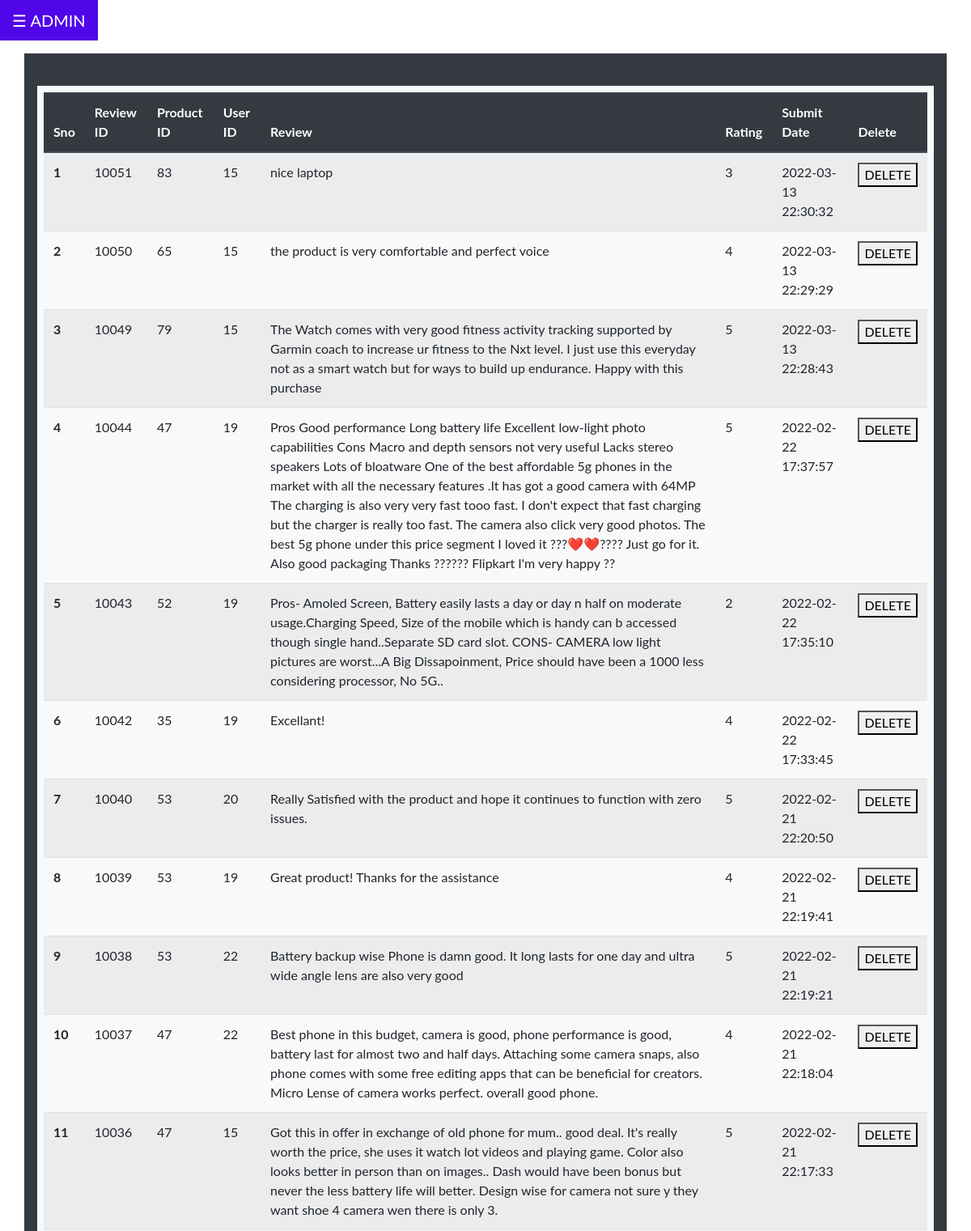
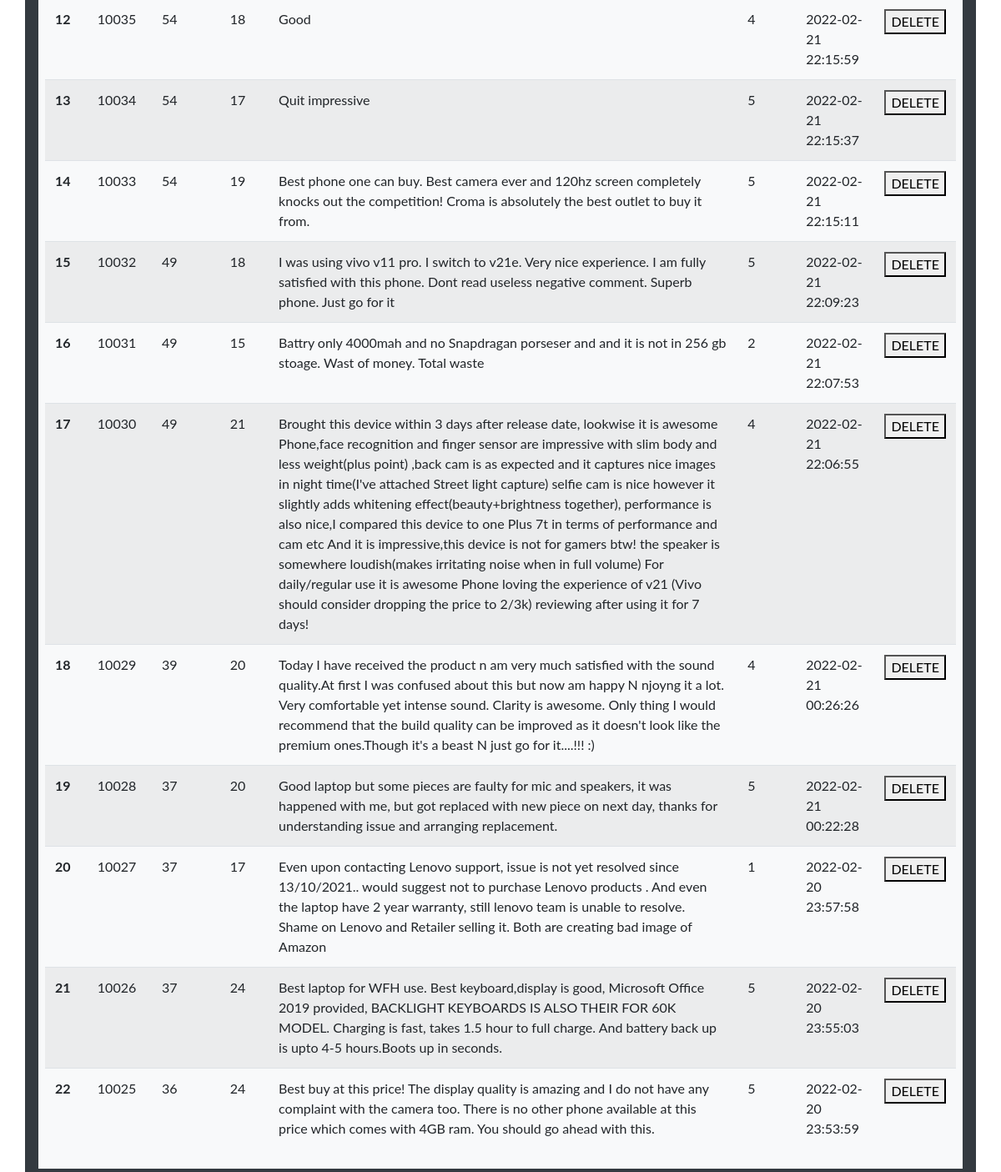
The page /admin/manage_review.php (signed in) on the database its author committed (2 pictures, top to bottom).
### tables this page shows
CREATE TABLE `reviews` (
  `review_id` int(11) NOT NULL,
  `item_id` int(11) NOT NULL,
  `userid` int(11) NOT NULL,
  `content` text NOT NULL,
  `rating` tinyint(1) NOT NULL,
  `submit_date` datetime NOT NULL DEFAULT current_timestamp()
);

### admin/manage_review.php (the view, shortened to what this page needs)
<?php include 'dashboard_home.php';
include '../partials/connection.php';
$sql = "SELECT * FROM reviews ORDER BY submit_date DESC ";
$result = $conn->query($sql);
$counter = 0;
?>
<!DOCTYPE html>
<html lang="en">
<head>
</head>
<body>
<div class="container p-2 my-4 bg-light text-white">
<form method="POST">
<table class="table table-striped">
  <thead class="thead-dark">
    <tr>
      <th scope="col">Sno</th>
      <th scope="col">Review ID</th>
      <th scope="col">Product ID</th>
      <th scope="col">User ID</th>
      <th scope="col">Review</th>
      <th scope="col">Rating</th>
      <th scope="col">Submit Date</th>
      <th scope="col">Delete</th>
    </tr>
  </thead>
  <tbody>
  <?php
                while($rows=$result->fetch_assoc())
                {
             ?>
    <tr>
      <th scope="row"><?php echo ++$counter;?></th>
      <td><?php echo $rows['review_id'];?></td>
      <td><?php echo $rows['item_id'];?></td>
      <td><?php echo $rows['userid'];?></td>
      <td><?php echo $rows['content'];?></td>
      <td><?php echo $rows['rating'];?></td>
      <td><?php echo $rows['submit_date'];?></td>
      <?php echo '<td><button type="submit" name="Delete" value="'.$rows['review_id'].'">DELETE</button></td>';?>
    </tr>
    <?php }
    ?>
  </tbody>
</table>
</div>
</body>
</html>

### admin/dashboard_home.php (style rules this page uses)
body { font-family: "Lato", sans-serif; }

### rows shown on the page
reviews: review_id "10051", item "83", userid "15", content "nice laptop", rating "3", submit_date "2022-03-13 22:30:32"
reviews: review_id "10050", item "65", userid "15", content "the product is very comfortable and perfect voice", rating "4", submit_date "2022-03-13 22:29:29"
reviews: review_id "10049", item "79", userid "15", content "The Watch comes with very good fitness activity tracking supported by Garmin coach to increase ur fitness to the Nxt level. I just use this everyday not as a smart watch but for ways to build up endurance. Happy with this purchase", rating "5", submit_date "2022-03-13 22:28:43"
reviews: review_id "10044", item "47", userid "19", content "Pros Good performance Long battery life Excellent low-light photo capabilities Cons Macro and depth sensors not very useful Lacks stereo speakers Lots of bloatware One of the best affordable 5g phones in the market with all the necessary features .It has got a good camera with 64MP The charging is also very very fast tooo fast. I don't expect that fast charging but the charger is really too fast. The camera also click very good photos. The best 5g phone under this price segment I loved it ???❤️❤️???? Just go for it. Also good packaging Thanks ?????? Flipkart I'm very happy ??", rating "5", submit_date "2022-02-22 17:37:57"
reviews: review_id "10043", item "52", userid "19", content "Pros- Amoled Screen, Battery easily lasts a day or day n half on moderate usage.Charging Speed, Size of the mobile which is handy can b accessed though single hand..Separate SD card slot. CONS- CAMERA low light pictures are worst...A Big Dissapoinment, Price should have been a 1000 less considering processor, No 5G..", rating "2", submit_date "2022-02-22 17:35:10"
reviews: review_id "10042", item "35", userid "19", content "Excellant!", rating "4", submit_date "2022-02-22 17:33:45"
reviews: review_id "10040", item "53", userid "20", content "Really Satisfied with the product and hope it continues to function with zero issues.", rating "5", submit_date "2022-02-21 22:20:50"
reviews: review_id "10039", item "53", userid "19", content "Great product! Thanks for the assistance", rating "4", submit_date "2022-02-21 22:19:41"
reviews: review_id "10038", item "53", userid "22", content "Battery backup wise Phone is damn good. It long lasts for one day and ultra wide angle lens are also very good", rating "5", submit_date "2022-02-21 22:19:21"
reviews: review_id "10037", item "47", userid "22", content "Best phone in this budget, camera is good, phone performance is good, battery last for almost two and half days. Attaching some camera snaps, also phone comes with some free editing apps that can be beneficial for creators. Micro Lense of camera works perfect. overall good phone.", rating "4", submit_date "2022-02-21 22:18:04"
reviews: review_id "10036", item "47", userid "15", content "Got this in offer in exchange of old phone for mum.. good deal. It's really worth the price, she uses it watch lot videos and playing game. Color also looks better in person than on images.. Dash would have been bonus but never the less battery life will better. Design wise for camera not sure y they want shoe 4 camera wen there is only 3.", rating "5", submit_date "2022-02-21 22:17:33"
reviews: review_id "10035", item "54", userid "18", content "Good", rating "4", submit_date "2022-02-21 22:15:59"
reviews: review_id "10034", item "54", userid "17", content "Quit impressive", rating "5", submit_date "2022-02-21 22:15:37"
reviews: review_id "10033", item "54", userid "19", content "Best phone one can buy. Best camera ever and 120hz screen completely knocks out the competition! Croma is absolutely the best outlet to buy it from.", rating "5", submit_date "2022-02-21 22:15:11"
reviews: review_id "10032", item "49", userid "18", content "I was using vivo v11 pro. I switch to v21e. Very nice experience. I am fully satisfied with this phone. Dont read useless negative comment. Superb phone. Just go for it", rating "5", submit_date "2022-02-21 22:09:23"
reviews: review_id "10031", item "49", userid "15", content "Battry only 4000mah and no Snapdragan porseser and and it is not in 256 gb stoage. Wast of money. Total waste", rating "2", submit_date "2022-02-21 22:07:53"
reviews: review_id "10030", item "49", userid "21", content "Brought this device within 3 days after release date, lookwise it is awesome Phone,face recognition and finger sensor are impressive with slim body and less weight(plus point) ,back cam is as expected and it captures nice images in night time(I've attached Street light capture) selfie cam is nice however it slightly adds whitening effect(beauty+brightness together), performance is also nice,I compared this device to one Plus 7t in terms of performance and cam etc And it is impressive,this device is not for gamers btw! the speaker is somewhere loudish(makes irritating noise when in full volume) For daily/regular use it is awesome Phone loving the experience of v21 (Vivo should consider…", rating "4", submit_date "2022-02-21 22:06:55"
reviews: review_id "10029", item "39", userid "20", content "Today I have received the product n am very much satisfied with the sound quality.At first I was confused about this but now am happy N njoyng it a lot. Very comfortable yet intense sound. Clarity is awesome. Only thing I would recommend that the build quality can be improved as it doesn't look like the premium ones.Though it's a beast N just go for it....!!! :)", rating "4", submit_date "2022-02-21 00:26:26"
reviews: review_id "10028", item "37", userid "20", content "Good laptop but some pieces are faulty for mic and speakers, it was happened with me, but got replaced with new piece on next day, thanks for understanding issue and arranging replacement.", rating "5", submit_date "2022-02-21 00:22:28"
reviews: review_id "10027", item "37", userid "17", content "Even upon contacting Lenovo support, issue is not yet resolved since 13/10/2021.. would suggest not to purchase Lenovo products . And even the laptop have 2 year warranty, still lenovo team is unable to resolve. Shame on Lenovo and Retailer selling it. Both are creating bad image of Amazon", rating "1", submit_date "2022-02-20 23:57:58"
reviews: review_id "10026", item "37", userid "24", content "Best laptop for WFH use. Best keyboard,display is good, Microsoft Office 2019 provided, BACKLIGHT KEYBOARDS IS ALSO THEIR FOR 60K MODEL. Charging is fast, takes 1.5 hour to full charge. And battery back up is upto 4-5 hours.Boots up in seconds.", rating "5", submit_date "2022-02-20 23:55:03"
reviews: review_id "10025", item "36", userid "24", content "Best buy at this price! The display quality is amazing and I do not have any complaint with the camera too. There is no other phone available at this price which comes with 4GB ram. You should go ahead with this.", rating "5", submit_date "2022-02-20 23:53:59"
